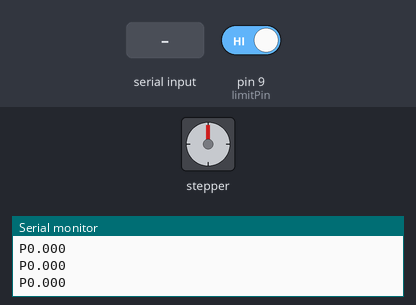
Simulated run of this sketch. Board: Arduino Uno, built with avr-gcc and run on an emulated ATmega328P. On the bench: stepper motor, the last lines printed to the serial monitor. Inputs (shaded band) come from the test bench; at power-on: pin 9 (limitPin) HIGH. Stepper angles assume 200 steps per turn.

Above: at 1.2 s.
1.3 s: "H90\n" received over Serial
At 2.4 s:
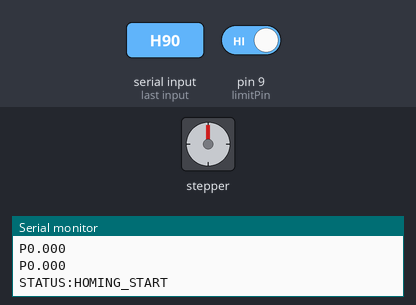
4.3 s: pin 9 (limitPin) driven LOW
At 4.47 s:
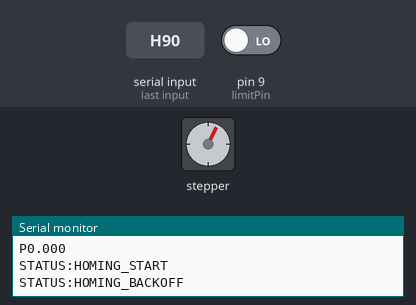
Timing chart, 0 to 7.3 s (numbered marks = the images above; inputs shaded):
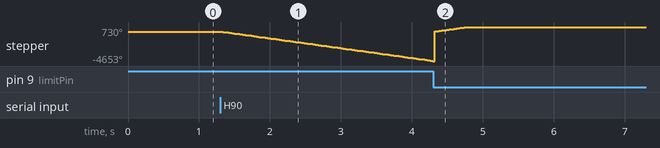

Measured:
- after the input at 1.3 s, stepper: keeps turning counter-clockwise at about 1553°/s, starting at once

The sketch:

stepper_controller.ino
```cpp
#include <AccelStepper.h>

// --- Configuration & Calibration Data ---
const float stepsPerMm = 203.17;
const float minLimit = 0.0;
const float maxLimit = 45.0;
const int stepPin = 2;
const int dirPin = 3;
const int limitPin = 9;

// Homing configuration
const unsigned long HOMING_TIMEOUT_MS = 20000; // 20 seconds
const float HOMING_SPEED_MM_S = 5.0;
const float HOMING_BACKOFF_MM = 2.0;

// User settings (Persisted)
float userMaxSpeed = 5.0 * stepsPerMm;
float userAcceleration = 500.0 * stepsPerMm; // Modified to 500 based on user preference

AccelStepper stepper(AccelStepper::DRIVER, stepPin, dirPin);

void setup() {
  Serial.begin(115200);
  pinMode(limitPin, INPUT_PULLUP);

  // Initial default settings
  stepper.setMaxSpeed(userMaxSpeed);
  stepper.setAcceleration(userAcceleration);

  Serial.println("STATUS:READY");
}

void loop() {
  if (Serial.available() > 0) {
    String input = Serial.readStringUntil('\n');
    processCommand(input);
  }

  stepper.run();

  // Real-time Position Report (100ms interval)
  static unsigned long lastReport = 0;
  if (millis() - lastReport > 100) {
    reportPosition();
    lastReport = millis();
  }
}

void processCommand(String input) {
  if (input.length() == 0) return;

  char cmd = input[0];
  float val = input.substring(1).toFloat();

  switch (cmd) {
    case 'G': // Absolute Move (Go to)
      if (val >= minLimit && val <= maxLimit) {
        stepper.moveTo(val * stepsPerMm);
      } else {
        Serial.println("WARNING:Target_Out_Of_Bounds");
      }
      break;

    case 'J': // Relative Move (Jog)
      {
        float target = (stepper.currentPosition() / stepsPerMm) + val;
        // Check soft limits
        if (target >= minLimit && target <= maxLimit) {
          stepper.moveTo(target * stepsPerMm);
        } else {
          Serial.println("WARNING:Target_Out_Of_Bounds");
        }
      }
      break;

    case 'V': // Set Max Speed
      userMaxSpeed = val * stepsPerMm;
      stepper.setMaxSpeed(userMaxSpeed);
      break;

    case 'A': // Set Acceleration
      userAcceleration = val * stepsPerMm;
      stepper.setAcceleration(userAcceleration);
      break;

    case 'H': // Homing
      runHoming();
      break;

    case 'S': // Emergency Stop
      stepper.stop();
      Serial.println("STATUS:STOPPED");
      break;
  }
}

void runHoming() {
  Serial.println("STATUS:HOMING_START");

  // Set homing speed
  stepper.setMaxSpeed(HOMING_SPEED_MM_S * stepsPerMm);
  stepper.setSpeed(-HOMING_SPEED_MM_S * stepsPerMm); // Move negative towards switch

  unsigned long startTime = millis();

  // Move until switch is hit, or timeout, or Cancelled
  while (digitalRead(limitPin) == HIGH) {
    // 1. Check Timeout
    if (millis() - startTime > HOMING_TIMEOUT_MS) {
      stepper.stop();
      Serial.println("ERROR:HOMING_TIMEOUT");
      // Restore settings even on error to be safe?
      // safer to leave stopped, but let's restore to allow recovery
      stepper.setMaxSpeed(userMaxSpeed);
      return;
    }

    // 2. Check Input for Emergency Stop
    if (Serial.available() > 0) {
      char emergencyCmd = Serial.peek(); // Peek first to see if it makes sense to read
      if (emergencyCmd == 'S') {
        Serial.read(); // Consume 'S'
        stepper.stop();
        Serial.println("STATUS:EMERGENCY_STOP_DURING_HOMING");
        // Restore settings
        stepper.setMaxSpeed(userMaxSpeed);
        return;
      }
    }

    stepper.runSpeed();
  }

  // Current state: Switch hit or exited loop
  stepper.stop();
  stepper.setCurrentPosition(0);

  // Backoff
  Serial.println("STATUS:HOMING_BACKOFF");
  stepper.moveTo(HOMING_BACKOFF_MM * stepsPerMm);
  stepper.runToPosition();

  // Reset Zero
  stepper.setCurrentPosition(0);

  // Restore operational speed
  stepper.setMaxSpeed(userMaxSpeed);
  stepper.setAcceleration(userAcceleration); // Just in case, though only speed was changed
  Serial.println("STATUS:HOMED");
}

void reportPosition() {
  Serial.print("P");
  Serial.println(stepper.currentPosition() / stepsPerMm, 3);
}
```
